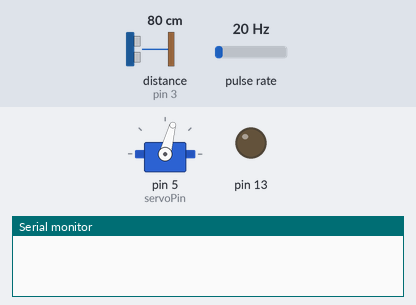
Simulated run of this sketch. Board: Arduino Uno, built with avr-gcc and run on an emulated ATmega328P. On the bench: servo, output pins drawn as LEDs (lit = HIGH), the last lines printed to the serial monitor. Wiring (inferred from the names in the program): ultrasonic range finder: trigger pin 4; echo pin 3; pulse sensor: data pin 2. Inputs (shaded band) come from the test bench; at power-on: distance to the obstacle (sensor on pin 3) 80 cm, pulse rate 20 Hz. The echo pulse lasts 58.3 µs per cm; pins used as bus, display or sensor lines are not drawn.

Above: at 0.1 s.
At 0.6 s:
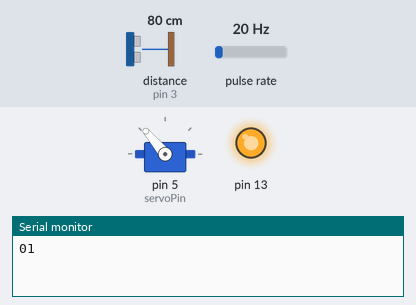
At 1.1 s:
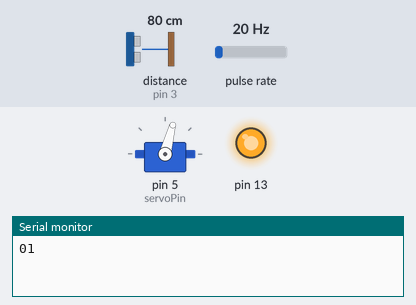
At 16.6 s:
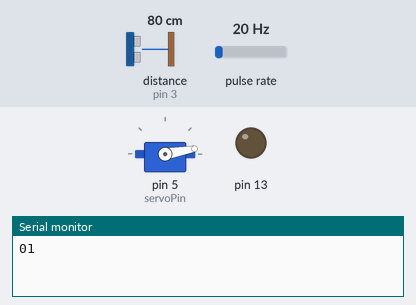
Timing chart, 0 to 18.5 s (numbered marks = the images above):
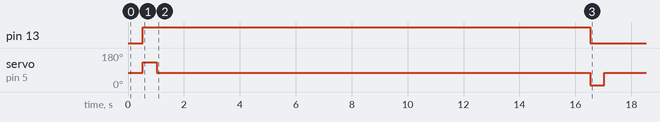

The sketch:

water_tank.ino
```cpp
//variabled for servo motor
#include <Servo.h>
int servoPin = 5;
Servo Servo1;


// Variables for flow sensor
byte sensorInterrupt = 0;  // 0 = digital pin 2
byte sensorPin       = 2;
float calibrationFactor = 4.5;
volatile byte pulseCount;
float flowRate;
unsigned int flowMilliLitres;
unsigned long totalMilliLitres;
unsigned long oldTime;
const int pingPin = 4; // Trigger Pin of Ultrasonic Sensor
const int echoPin = 3; // Echo Pin of Ultrasonic Sensor

int motor_state = 0;


struct level {
    int filled;
    int empty;
};

void turn_on()
{
  Servo1.write(130);
  delay(500);

  Servo1.write(75);
  delay(500);


}
void turn_off()
{
  Servo1.write(10);
  delay(500);

  Servo1.write(75);
  delay(500);


}
void pulseCounter()
{
  // Increment the pulse counter
  pulseCount++;
}


int ultra_sonic()
{
   long duration, inches, cm;

   digitalWrite(pingPin, LOW);
   delayMicroseconds(2);
   digitalWrite(pingPin, HIGH);
   delayMicroseconds(10);
   digitalWrite(pingPin, LOW);

   duration = pulseIn(echoPin, HIGH);
   inches = duration / 74 / 2;

   return inches;
}
struct level check_level()
{
  int c=0;

  struct level obj;
  obj.filled = 1;
  obj.empty = 1;

  while(c!=5)
  {
    int inches = ultra_sonic();
    c+=1;
    if (inches>=5)
    {
     obj.filled=0;

    }
    if(inches<=30)
    {
      obj.empty=0;
    }
    delay(100);
  }
  return obj;


}
void setup()
{
  // Setup for ultra serrvo sensor
  Servo1.attach(servoPin);
  Servo1.write(75);


  pinMode(13, OUTPUT);

  // Setup for ultra sonic sensor
  Serial.begin(9600);
  pinMode(pingPin, OUTPUT);
   pinMode(echoPin, INPUT);


 // Setup for flow sensor
  pinMode(sensorPin, INPUT);
  pinMode(13, OUTPUT);
  digitalWrite(sensorPin, HIGH);

  pulseCount        = 0;
  flowRate          = 0.0;
  flowMilliLitres   = 0;
  totalMilliLitres  = 0;
  oldTime           = 0;
  attachInterrupt(sensorInterrupt, pulseCounter, FALLING);
}

bool is_water_flowing()
{
  if((millis() - oldTime) > 1000)    // Only process counters once per second
  {
    // Disable the interrupt while calculating flow rate and sending the value to
    // the host
    detachInterrupt(sensorInterrupt);
    flowRate = ((1000.0 / (millis() - oldTime)) * pulseCount) / calibrationFactor;

    oldTime = millis();


    unsigned int frac;

    pulseCount = 0;

    // Enable the interrupt again now that we've finished sending output
    attachInterrupt(sensorInterrupt, pulseCounter, FALLING);
    return flowRate;


  }

}
void loop()
{
  //int flow=is_water_flowing();
  struct level obj = check_level();
  Serial.print(obj.filled);
  Serial.println(obj.empty);
  if ((obj.filled == 0) && (obj.empty==1))
  {
    if (motor_state==0)
    {
      motor_state=1;
      digitalWrite(13, HIGH);
      turn_on();

      delay(5000);
    }

  }
  if ((obj.filled == 1) && (obj.empty==0))
  {
    if (motor_state==1)
    {
    digitalWrite(13, LOW);
    turn_off();
     delay(1000);
    }
  }

  if(motor_state==1)
  {
    int count=0;
    int is_flowing=1;
    while(count<10)
    {
      int flow=is_water_flowing();
      if (flow==0)
      {
        is_flowing=0;
      }
      delay(1000);
      count++;
    }
    if (is_flowing==0)
    {
      digitalWrite(13, LOW);
      motor_state=0;
      turn_off();
      delay(600000);
    }

  }


}
```

Measured:
- by itself, pin 13: LOW → HIGH at 0.53 s, → LOW 16.0 s later
- by itself, servo on pin 5 (servoPin): 75° → 130° at 0.53 s, → 75° 0.50 s later, → 10° 15.5 s later, → 75° 0.50 s later
